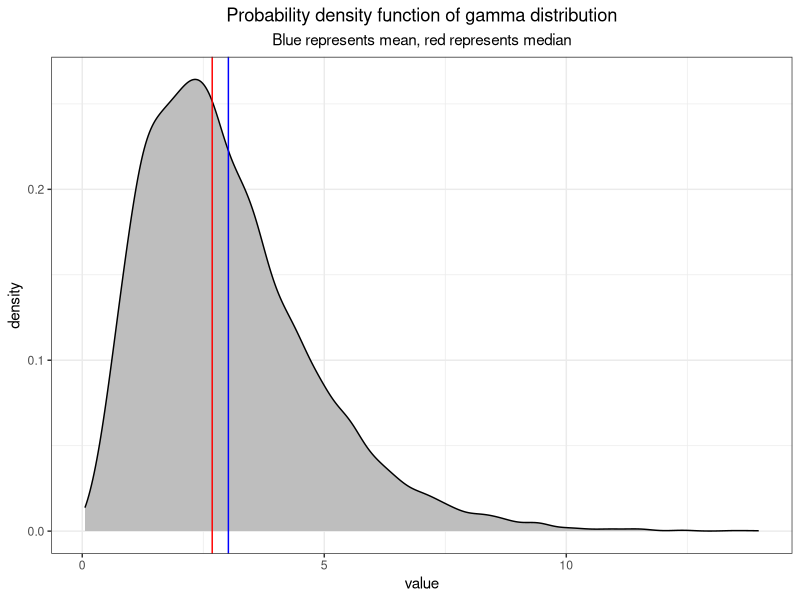
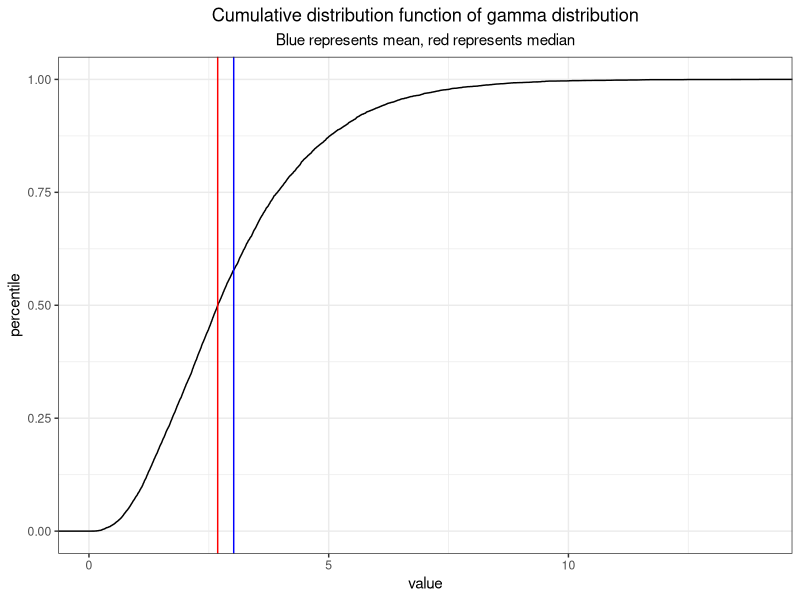
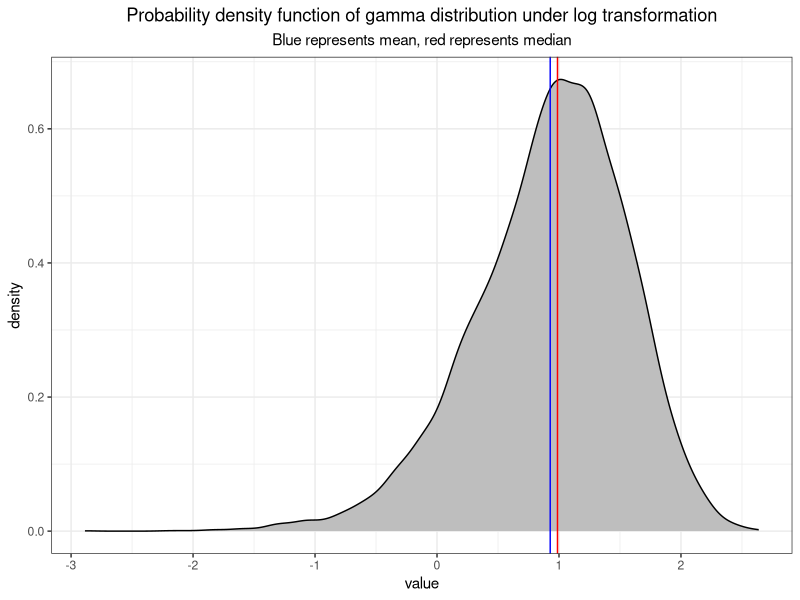
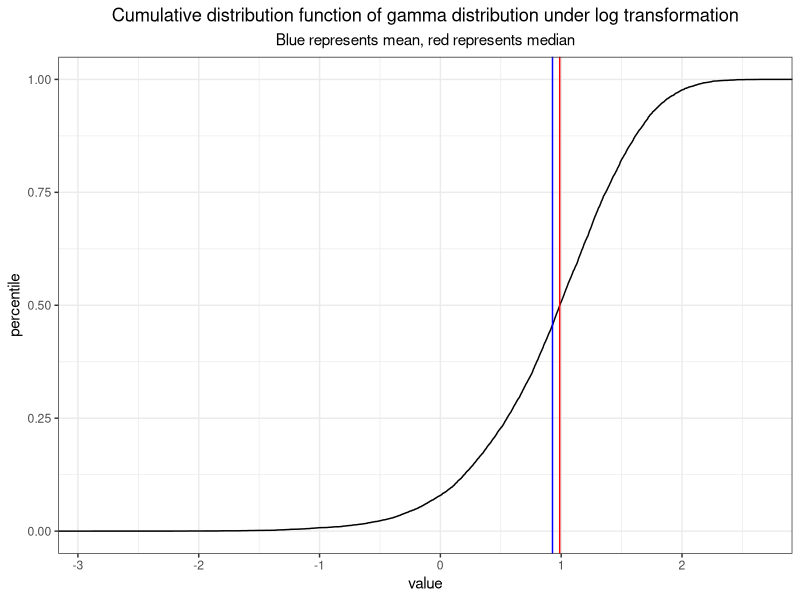
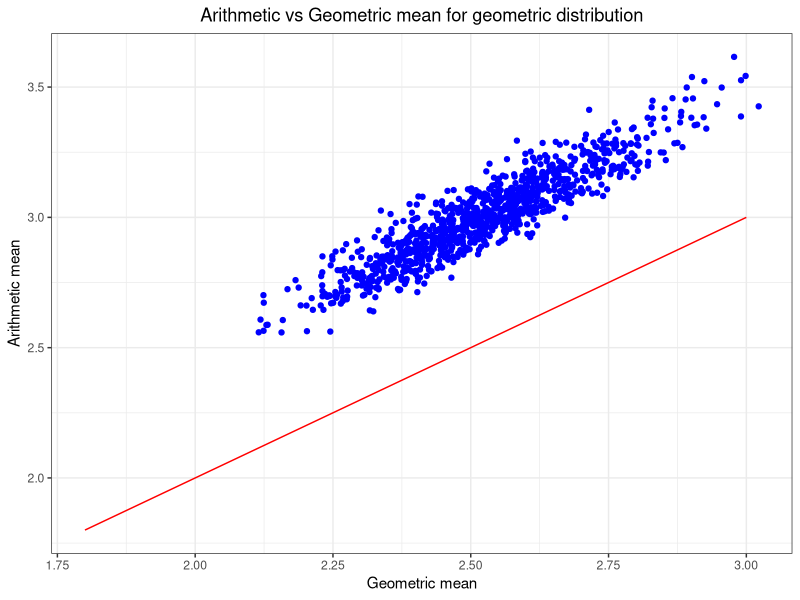
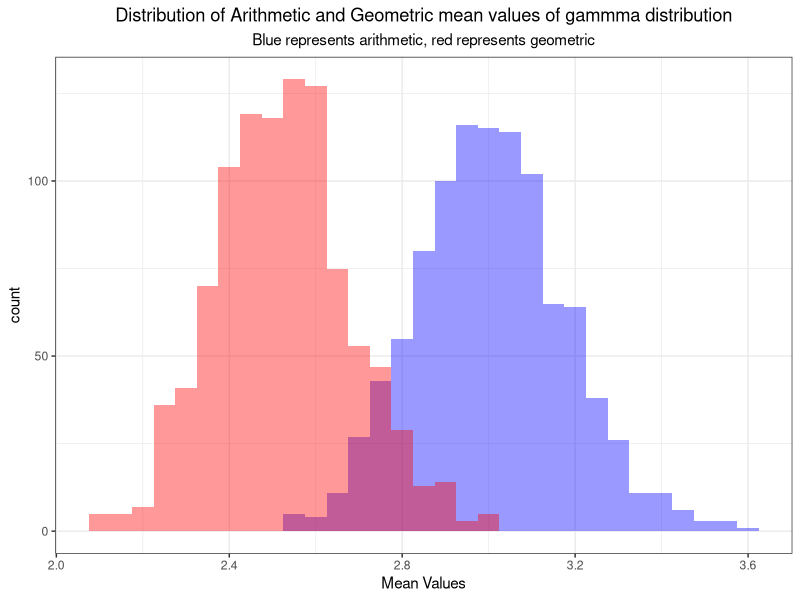
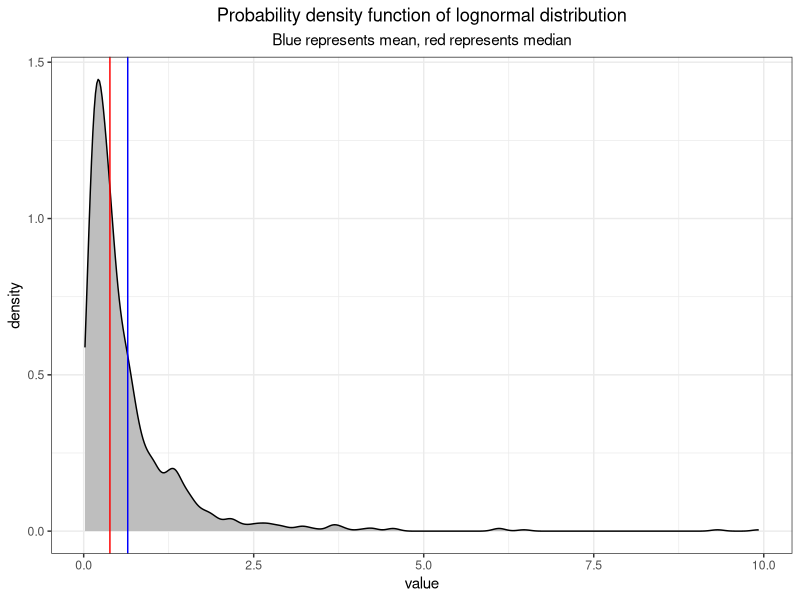
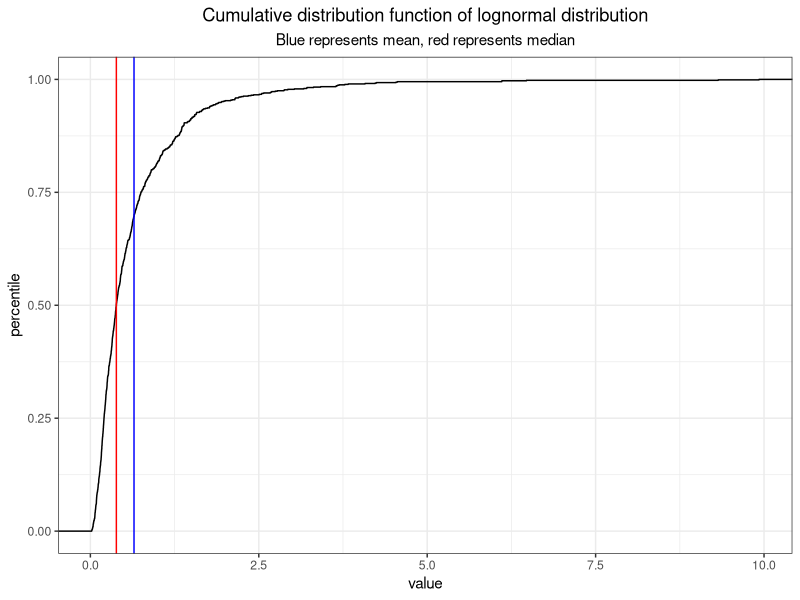

Write the R code that produced these figures, in order.
## ---- chunk 1
knitr::opts_chunk$set(echo=TRUE, warning=FALSE, message=FALSE, cache=TRUE)
## ---- chunk 2
library(tidyverse)
## ---- chunk 3
pdf <- function(df, type, var) {
  ggplot(df) +
    geom_density(aes(x = type), fill = "grey") +
    geom_vline(aes(xintercept = mean(type)), color = "blue") +
    geom_vline(aes(xintercept = median(type)), color = "red") +
    labs(title = sprintf("Probability density function of %s",var),
         subtitle = "Blue represents mean, red represents median",
         x = "value") +
    theme_bw() +
    theme(plot.title = element_text(hjust=0.5),
          plot.subtitle = element_text(hjust=0.5))
}

cdf <- function(df, type, var) {
    ggplot(df, aes(type)) + 
    stat_ecdf(geom = "step", color = "black") +
    geom_vline(aes(xintercept = mean(type)), color = "blue") +
    geom_vline(aes(xintercept = median(type)), color = "red") +
    labs(title = sprintf("Cumulative distribution function of %s", var),
         subtitle = "Blue represents mean, red represents median",
         x = "value",
         y = "percentile") +
    theme_bw() +
    theme(plot.title = element_text(hjust=0.5),
          plot.subtitle = element_text(hjust=0.5))
}

arith_vs_geom <- function(d, var, n1, n2) {
  x <- seq(n1, n2, by = ((n2 - n1)/(1000 - 1)))
  y <- seq(n1, n2, by = ((n2 - n1)/(1000 - 1)))
  df <- data.frame(x=x, y=y)
  ggplot(d) +
    geom_point(aes(y = arithmetic, x = geometric), color = "blue") +
    geom_line(aes(x=df$x,y=df$y),color = "red") +
    labs(title=sprintf("Arithmetic vs Geometric mean for %s", var),
         y = "Arithmetic mean",
         x = "Geometric mean") +
    theme_bw() +
    theme(plot.title = element_text(hjust=0.5),
          plot.subtitle = element_text(hjust=0.5))
}

hist_plot <- function(d, var, n) {
  ggplot(d) +
    geom_histogram(aes(x = arithmetic), binwidth=n,fill= "blue",alpha =0.4) +
    geom_histogram(aes(x = geometric), binwidth=n,fill = "red", alpha =0.4) +
    labs(x = "Mean Values", 
         title= sprintf("Distribution of Arithmetic and Geometric mean values of %s", var), subtitle = "Blue represents arithmetic, red represents geometric") +
    theme_bw() +
    theme(plot.title = element_text(hjust=0.5),
          plot.subtitle = element_text(hjust=0.5))
}
## ---- chunk 4
gamma <- rgamma(10000, shape=3, scale=1)
x <- 1:10000
loggamma <- log(gamma)
df_gamma <- data.frame(x = x, gamma = gamma,loggamma = loggamma)
pdf(df_gamma, gamma, "gamma distribution")
cdf(df_gamma, gamma, "gamma distribution")
## ---- chunk 5
pdf(df_gamma, loggamma, "gamma distribution under log transformation")
cdf(df_gamma, loggamma, "gamma distribution under log transformation")
## ---- chunk 6
d <- data.frame()
  for (i in 1:1000) {
      n <- rgamma(100, shape=3, scale=1)
      d[i,1] <- mean(n)
      d[i,2] <- exp(mean(log(n)))
  }
d <- d %>% 
  rename(arithmetic = V1, geometric = V2)
arith_vs_geom(d, "geometric distribution",1.8,3)
## ---- chunk 7
hist_plot(d, "gammma distribution", 0.05)
## ---- chunk 8
lnorm <- rlnorm(1000, meanlog = -1, sdlog = 1)
loglnorm <- log(lnorm)
x <- 1:1000
df_lnorm <- data.frame(x = x, lnorm = lnorm, loglnorm = loglnorm)
pdf(df_lnorm, lnorm, "lognormal distribution")
cdf(df_lnorm, lnorm, "lognormal distribution")
## ---- chunk 9
pdf(df_lnorm, loglnorm, "lognormal distribution under log transformation")
cdf(df_lnorm, loglnorm, "lognormal distribution under log transformation")
## ---- chunk 10
d <- data.frame()
  for (i in 1:1000) {
      n <- rlnorm(100, meanlog=-1, sdlog= 1)
      d[i,1] <- mean(n)
      d[i,2] <- exp(mean(log(n)))
  }
d <- d %>% 
  rename(arithmetic = V1, geometric = V2)
arith_vs_geom(d, "lognormal distribution",0.4,1.0)
## ---- chunk 11
hist_plot(d, "lognormal distribution",0.01)
## ---- chunk 12
unif <- runif(1000, min = 0, max = 1)
logunif <- log(unif)
x <- 1:1000
df_unif <- data.frame(x = x, unif = unif, logunif = logunif)
pdf(df_unif, unif, "uniform distribution")
cdf(df_unif, unif, "uniform distribution")
## ---- chunk 13
pdf(df_unif, logunif, "uniform distribution under log transformation")
cdf(df_unif, logunif, "uniform distribution under log transformation")
## ---- chunk 14
d <- data.frame()
  for (i in 1:1000) {
      n <- rlnorm(100, meanlog=-1, sdlog= 1)
      d[i,1] <- mean(n)
      d[i,2] <- exp(mean(log(n)))
  }
d <- d %>% 
  rename(arithmetic = V1, geometric = V2)
arith_vs_geom(d, "uniform distribution",0.4,1)
## ---- chunk 15
hist_plot(d, "uniform distribution",0.01)
